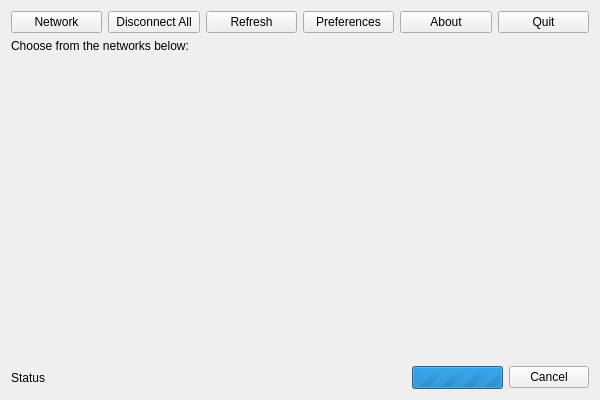
<?xml version="1.0" encoding="UTF-8"?>
<ui version="4.0">
 <class>mainWindow</class>
 <widget class="QWidget" name="mainWindow">
  <property name="geometry">
   <rect>
    <x>0</x>
    <y>0</y>
    <width>600</width>
    <height>400</height>
   </rect>
  </property>
  <property name="windowTitle">
   <string>Wicd Network Manager</string>
  </property>
  <layout class="QGridLayout" name="gridLayout">
   <item row="0" column="0">
    <layout class="QVBoxLayout" name="verticalLayout">
     <item>
      <layout class="QHBoxLayout" name="horizontalLayout">
       <item>
        <widget class="QPushButton" name="networkBut">
         <property name="text">
          <string>Network</string>
         </property>
        </widget>
       </item>
       <item>
        <widget class="QPushButton" name="disconnectAllBut">
         <property name="text">
          <string>Disconnect All</string>
         </property>
        </widget>
       </item>
       <item>
        <widget class="QPushButton" name="refreshBut">
         <property name="text">
          <string>Refresh</string>
         </property>
        </widget>
       </item>
       <item>
        <widget class="QPushButton" name="preferencesBut">
         <property name="text">
          <string>Preferences</string>
         </property>
        </widget>
       </item>
       <item>
        <widget class="QPushButton" name="aboutBut">
         <property name="text">
          <string>About</string>
         </property>
        </widget>
       </item>
       <item>
        <widget class="QPushButton" name="quitBut">
         <property name="text">
          <string>Quit</string>
         </property>
        </widget>
       </item>
      </layout>
     </item>
     <item>
      <widget class="QLabel" name="label">
       <property name="text">
        <string>Choose from the networks below:</string>
       </property>
      </widget>
     </item>
     <item>
      <widget class="QScrollArea" name="scrollArea">
       <property name="frameShape">
        <enum>QFrame::NoFrame</enum>
       </property>
       <property name="widgetResizable">
        <bool>true</bool>
       </property>
       <widget class="QWidget" name="scrollAreaWidgetContents">
        <property name="geometry">
         <rect>
          <x>0</x>
          <y>0</y>
          <width>586</width>
          <height>303</height>
         </rect>
        </property>
       </widget>
      </widget>
     </item>
     <item>
      <layout class="QHBoxLayout" name="horizontalLayout_2">
       <item>
        <widget class="QLabel" name="statusLabel">
         <property name="text">
          <string>Status</string>
         </property>
        </widget>
       </item>
       <item>
        <spacer name="horizontalSpacer">
         <property name="orientation">
          <enum>Qt::Horizontal</enum>
         </property>
         <property name="sizeHint" stdset="0">
          <size>
           <width>40</width>
           <height>20</height>
          </size>
         </property>
        </spacer>
       </item>
       <item>
        <widget class="QProgressBar" name="connectProgress">
         <property name="sizePolicy">
          <sizepolicy hsizetype="Fixed" vsizetype="Fixed">
           <horstretch>0</horstretch>
           <verstretch>0</verstretch>
          </sizepolicy>
         </property>
         <property name="minimumSize">
          <size>
           <width>91</width>
           <height>23</height>
          </size>
         </property>
         <property name="autoFillBackground">
          <bool>false</bool>
         </property>
         <property name="maximum">
          <number>0</number>
         </property>
         <property name="value">
          <number>-1</number>
         </property>
         <property name="invertedAppearance">
          <bool>false</bool>
         </property>
        </widget>
       </item>
       <item>
        <widget class="QPushButton" name="cancelBut">
         <property name="text">
          <string>Cancel</string>
         </property>
        </widget>
       </item>
      </layout>
     </item>
    </layout>
   </item>
  </layout>
 </widget>
 <resources/>
 <connections/>
</ui>
